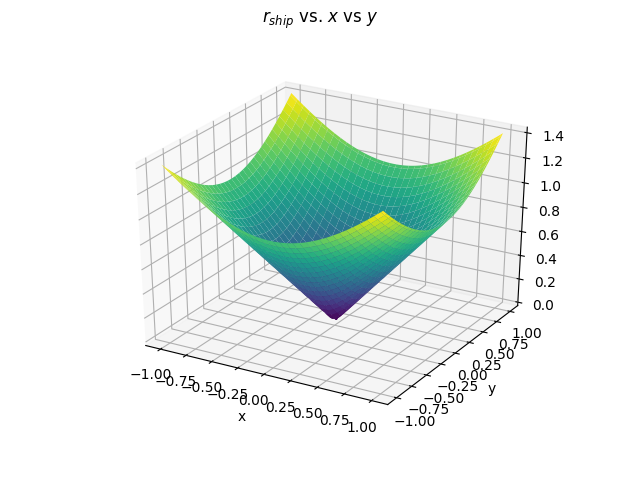

Write Python code to recreate this figure.
import matplotlib.pyplot as plt
from mpl_toolkits.mplot3d import Axes3D
import numpy as np

x = np.linspace(-1, 1, 101)
y = np.linspace(-1, 1, 101)

X, Y = np.meshgrid(x, y)
Z = np.sqrt(X*X + Y*Y)

fig = plt.figure()
ax = fig.add_subplot(111, projection='3d')
CS = ax.plot_surface(X, Y, Z, cmap=plt.cm.viridis)
fig.suptitle(r'$r_{ship}$ vs. $x$ vs $y$')
ax.set_xlabel('x')
ax.set_ylabel('y')
# ax.grid(True)
plt.savefig('ship_radius_plot.png')


Z2 = X*X + Y*Y

fig = plt.figure()
ax = fig.add_subplot(111, projection='3d')
CS = ax.plot_surface(X, Y, Z2, cmap=plt.cm.viridis)
fig.suptitle(r'$r_{ship}^2$ vs. $x$ vs $y$')
ax.set_xlabel('x')
ax.set_ylabel('y')


plt.savefig('ship_radius_plot2.png')

plt.show()